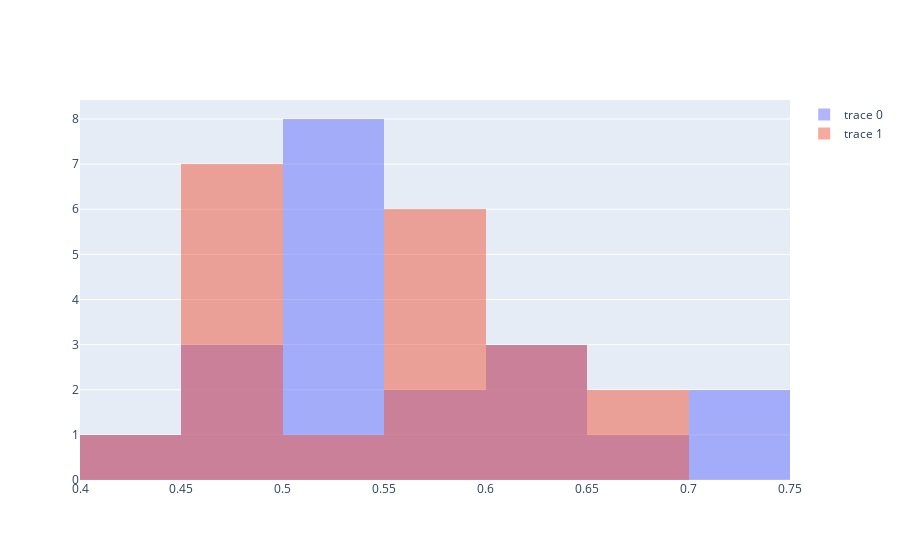

The cell this chart's notebook holds for it:
### Code cell
import plotly.graph_objects as go

fig = go.Figure()

fig.add_trace(go.Histogram(x=df["vec_auc_list"], nbinsx=10))
fig.add_trace(go.Histogram(x=df["sig_auc_list"], nbinsx=10))

# Overlay both histograms
fig.update_layout(barmode='overlay')
# Reduce opacity to see both histograms
fig.update_traces(opacity=0.5)
fig.show()

### Figure 1 — Plotly figure (JSON) as saved in the notebook; plotly's stock layout.template omitted (floating-point values rounded to 4 significant figures)
{"data": [{"nbinsx": 10, "opacity": 0.5, "type": "histogram", "x": [0.5281, 0.4442, 0.606, 0.5289, 0.5135, 0.5492, 0.5111, 0.4963, 0.7365, 0.7347, 0.5147, 0.6038, 0.6509, 0.4936, 0.5222, 0.5608, 0.6243, 0.4534, 0.5064, 0.5717]}, {"nbinsx": 10, "opacity": 0.5, "type": "histogram", "x": [0.4958, 0.6309, 0.535, 0.4954, 0.5, 0.5735, 0.5848, 0.4893, 0.6954, 0.6551, 0.4327, 0.5521, 0.6074, 0.4896, 0.5632, 0.6332, 0.5757, 0.5764, 0.4889, 0.4971]}], "layout": {"autosize": true, "barmode": "overlay", "xaxis": {"autorange": true, "range": [0.4, 0.75], "type": "linear"}, "yaxis": {"autorange": true, "range": [0, 8.421]}}}
